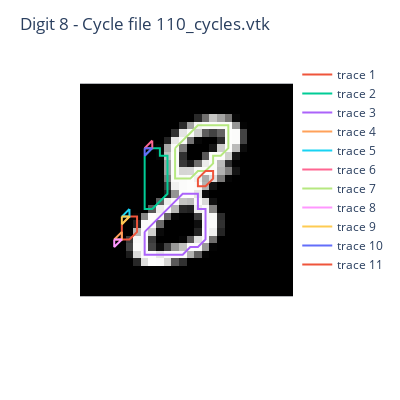

Notebook code cell kept with this figure:
### Markdown cell above
The same process can be repeated on negating the original pixel values.

### Code cell
VTK_DIR_INV = os.path.join(DATA_DIR, "vtk-inverse")

pngFile = os.path.join(IMG_DIR, digitPrefix+".png")
img = io.imread(pngFile)
cycleFile = os.path.join(VTK_DIR_INV, digitPrefix+"_cycles.vtk")

iplot(visualizeCycles(img, cycleFile))

### Figure 1 — Plotly figure (JSON) as saved in the notebook; plotly's stock layout.template omitted (floating-point values rounded to 4 significant figures; data arrays with more than 128 entries replaced by an {"elided": "..."} marker saying what was removed)
{"data": [{"coloraxis": "coloraxis", "hovertemplate": "x: %{x}<br>y: %{y}<br>color: %{z}<extra></extra>", "name": "0", "type": "heatmap", "xaxis": "x", "yaxis": "y", "z": {"elided": "28x28 int values"}}, {"mode": "lines", "type": "scatter", "x": [5, 5, 5, 6, 7, 7, 7, 6, 5], "y": [18, 19, 20, 20, 19, 18, 17, 17, 18]}, {"mode": "lines", "type": "scatter", "x": [8, 8, 8, 8, 8, 8, 8, 8, 9, 10, 11, 11, 11, 11, 11, 11, 10, 10, 9, 8], "y": [9, 10, 11, 12, 13, 14, 15, 16, 16, 15, 14, 13, 12, 11, 10, 9, 9, 8, 8, 9]}, {"mode": "lines", "type": "scatter", "x": [8, 8, 8, 8, 9, 10, 11, 12, 13, 14, 15, 16, 16, 16, 16, 16, 15, 15, 15, 14, 13, 12, 11, 10, 9, 8], "y": [19, 20, 21, 22, 22, 22, 22, 22, 22, 21, 21, 20, 19, 18, 17, 16, 16, 15, 14, 14, 14, 15, 16, 17, 18, 19]}, {"mode": "lines", "type": "scatter", "x": [5, 5, 4, 5], "y": [19, 20, 20, 19]}, {"mode": "lines", "type": "scatter", "x": [6, 6, 5, 6], "y": [16, 17, 17, 16]}, {"mode": "lines", "type": "scatter", "x": [9, 9, 8, 9], "y": [7, 8, 8, 7]}, {"mode": "lines", "type": "scatter", "x": [12, 12, 12, 12, 12, 13, 14, 15, 16, 17, 17, 18, 19, 19, 19, 19, 18, 17, 16, 15, 14, 13, 12], "y": [8, 9, 10, 11, 12, 12, 12, 11, 11, 10, 9, 9, 8, 7, 6, 5, 5, 5, 5, 5, 6, 7, 8]}, {"mode": "lines", "type": "scatter", "x": [4, 4, 5, 4], "y": [20, 21, 20, 20]}, {"mode": "lines", "type": "scatter", "x": [5, 5, 6, 5], "y": [17, 18, 17, 17]}, {"mode": "lines", "type": "scatter", "x": [8, 8, 9, 8], "y": [8, 9, 8, 8]}, {"mode": "lines", "type": "scatter", "x": [15, 15, 16, 17, 17, 16, 15], "y": [12, 13, 13, 12, 11, 11, 12]}], "layout": {"coloraxis": {"colorscale": [[0, "rgb(0, 0, 0)"], [0.09091, "rgb(16, 16, 16)"], [0.1818, "rgb(38, 38, 38)"], [0.2727, "rgb(59, 59, 59)"], [0.3636, "rgb(81, 80, 80)"], [0.4545, "rgb(102, 101, 101)"], [0.5455, "rgb(124, 123, 122)"], [0.6364, "rgb(146, 146, 145)"], [0.7273, "rgb(171, 171, 170)"], [0.8182, "rgb(197, 197, 195)"], [0.9091, "rgb(224, 224, 223)"], [1, "rgb(254, 254, 253)"]], "showscale": false}, "height": 400, "margin": {"t": 60}, "title": {"text": "Digit 8 - Cycle file 110_cycles.vtk"}, "width": 400, "xaxis": {"anchor": "y", "constrain": "domain", "domain": [0, 1], "scaleanchor": "y", "showticklabels": false}, "yaxis": {"anchor": "x", "autorange": "reversed", "constrain": "domain", "domain": [0, 1], "showticklabels": false}}}
